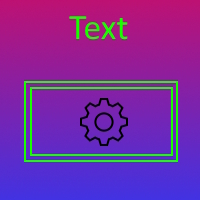
#> input picture Lesson_7/image.jpg, 200 x 200 px
$ python image_processor.py
#> lines starting #> are read from the running program, lines starting #| are printed output that depends on the picture; long printed decimals are rounded
import numpy as np
from PIL import Image
from functools import partial
from itertools import groupby
from operator import itemgetter
from pathlib import Path


def load_image(path):
    return np.array(Image.open(path))
#> returned value is the input picture: shape (200, 200, 3); mean R, G, B 120.9, 45.3, 158.8

def save_image(arr, path):
    Image.fromarray(arr.astype(np.uint8)).save(path)

def to_grayscale_lambda(img):
    if len(img.shape) == 3:
        # Лямбда-функция для преобразования RGB в серый
        rgb_to_gray = lambda r, g, b: 0.299 * r + 0.587 * g + 0.114 * b
        # Применяем функцию к каждому пикселю
        gray = np.array([
            [rgb_to_gray(pixel[0], pixel[1], pixel[2]) for pixel in row]
            for row in img
        ], dtype=np.uint8)
        return gray
    return img


# -------------------------- Итераторы обхода --------------------------

# Последовательный обход строк
def linear_iterator(height, width):
    return ((i, j) for i in range(height) for j in range(width))

# Обход по спирали из центра изображения
def spiral_iterator(height, width):

    center_i, center_j = height // 2, width // 2

    def get_spiral_coords():
        yield center_i, center_j

        for layer in range(1, max(height, width)):
            # Верхняя
            i = center_i - layer
            for j in range(center_j - layer, center_j + layer + 1):
                if 0 <= i < height and 0 <= j < width:
                    yield i, j

            # Правая
            j = center_j + layer
            for i in range(center_i - layer + 1, center_i + layer + 1):
                if 0 <= i < height and 0 <= j < width:
                    yield i, j

            # Нижняя
            i = center_i + layer
            for j in range(center_j + layer - 1, center_j - layer - 1, -1):
                if 0 <= i < height and 0 <= j < width:
                    yield i, j

            # Левая
            j = center_j - layer
            for i in range(center_i + layer - 1, center_i - layer, -1):
                if 0 <= i < height and 0 <= j < width:
                    yield i, j

    return get_spiral_coords()

# Диагональный обход с чередованием направления
def zigzag_iterator(height, width):
    def get_zigzag_coords():
        for diagonal in range(height + width - 1):
            if diagonal % 2 == 0:
                # Четные диагонали - идем вверх
                for i in range(min(diagonal, height - 1), max(0, diagonal - width + 1) - 1, -1):
                    j = diagonal - i
                    if 0 <= j < width:
                        yield i, j
            else:
                # Нечетные диагонали - идем вниз
                for i in range(max(0, diagonal - width + 1), min(diagonal + 1, height)):
                    j = diagonal - i
                    if 0 <= j < width:
                        yield i, j

    return get_zigzag_coords()

# Кривая Пеано
def peano_iterator(height, width):

    def peano_curve(x, y, size, orientation):
        if size == 1:
            if 0 <= x < height and 0 <= y < width:
                yield x, y
            return

        third = size // 3

        if third == 0:
            if 0 <= x < height and 0 <= y < width:
                yield x, y
            return

        if orientation == 0:
            # Нормальная ориентация
            yield from peano_curve(x, y, third, 1)
            yield from peano_curve(x, y + third, third, 0)
            yield from peano_curve(x, y + 2*third, third, 0)
            yield from peano_curve(x + third, y + 2*third, third, 2)
            yield from peano_curve(x + third, y + third, third, 0)
            yield from peano_curve(x + third, y, third, 2)
            yield from peano_curve(x + 2*third, y, third, 2)
            yield from peano_curve(x + 2*third, y + third, third, 1)
            yield from peano_curve(x + 2*third, y + 2*third, third, 0)
        elif orientation == 1:
            # 90 градусов
            yield from peano_curve(x, y + 2*third, third, 0)
            yield from peano_curve(x, y + third, third, 1)
            yield from peano_curve(x, y, third, 1)
            yield from peano_curve(x + third, y, third, 3)
            yield from peano_curve(x + third, y + third, third, 1)
            yield from peano_curve(x + third, y + 2*third, third, 3)
            yield from peano_curve(x + 2*third, y + 2*third, third, 3)
            yield from peano_curve(x + 2*third, y + third, third, 0)
            yield from peano_curve(x + 2*third, y, third, 1)
        elif orientation == 2:
            # 180 градусов
            yield from peano_curve(x + 2*third, y + 2*third, third, 3)
            yield from peano_curve(x + 2*third, y + third, third, 2)
            yield from peano_curve(x + 2*third, y, third, 2)
            yield from peano_curve(x + third, y, third, 0)
            yield from peano_curve(x + third, y + third, third, 2)
            yield from peano_curve(x + third, y + 2*third, third, 0)
            yield from peano_curve(x, y + 2*third, third, 0)
            yield from peano_curve(x, y + third, third, 1)
            yield from peano_curve(x, y, third, 2)
        elif orientation == 3:
            # 270 градусов
            yield from peano_curve(x + 2*third, y, third, 2)
            yield from peano_curve(x + 2*third, y + third, third, 3)
            yield from peano_curve(x + 2*third, y + 2*third, third, 3)
            yield from peano_curve(x + third, y + 2*third, third, 1)
            yield from peano_curve(x + third, y + third, third, 3)
            yield from peano_curve(x + third, y, third, 1)
            yield from peano_curve(x, y, third, 1)
            yield from peano_curve(x, y + third, third, 0)
            yield from peano_curve(x, y + 2*third, third, 3)

    size = 1
    while size < max(height, width):
        size *= 3

    return peano_curve(0, 0, size, 0)

def apply_iterator(img, iterator_func):
    height, width = img.shape[:2]
    coords = list(iterator_func(height, width))

    if len(img.shape) == 3:
        values = [tuple(img[i, j]) for i, j in coords]
    else:
        values = [img[i, j] for i, j in coords]

    return values, coords


# -------------------------- Свёрточные операторы --------------------------

# ---------- Ядра - ленивые фабрики ----------

def create_kernel_2d(kernel_func):
    """Возвращает фабрику ядра"""
    return kernel_func

def average_filter_2d(size):
    """Ленивая фабрика: ядро создается только при вызове make_kernel()"""
    def make_kernel():
        return np.ones((size, size)) / (size * size)
    return make_kernel

def _gaussian_rows(size, sigma):
    """Ленивый генератор строк ядра Гаусса"""
    half = size // 2

    def gaussian(x, y):
        return np.exp(-(x**2 + y**2) / (2 * sigma**2))

    for i in range(size):
        yield np.array([gaussian(i - half, j - half) for j in range(size)])

def gaussian_filter_2d(size, sigma):
    """Ленивая фабрика: строки генерируются лениво, ядро собирается при вызове"""
    def make_kernel():
        kernel = np.array(list(_gaussian_rows(size, sigma)))
        return kernel / kernel.sum()
    return make_kernel


# ---------- Ленивый итератор координат ----------

def linear_iterator(height, width):
    """Ленивый генератор координат пикселей"""
    for i in range(height):
        for j in range(width):
            yield i, j


# ---------- Ленивая свертка ----------

def lazy_convolve_pixels(img, kernel, iterator_func):
    """
    Ленивый генератор, выдает (i, j, value) по мере обхода
    Ничего не вычисляется, не начнётся итерирование
    """
    kernel_size = kernel.shape[0]
    half = kernel_size // 2
    height, width = img.shape[:2]
    is_color = img.ndim == 3
    channels = img.shape[2] if is_color else 1

    if is_color:
        padded = [np.pad(img[:, :, c], half, mode='constant') for c in range(channels)]
    else:
        padded = [np.pad(img, half, mode='constant')]

    for i, j in iterator_func(height, width):
        if is_color:
            value = np.empty(channels)
            for c in range(channels):
                region = padded[c][i:i + kernel_size, j:j + kernel_size]
                value[c] = np.sum(region * kernel)
            yield i, j, value
        else:
            region = padded[0][i:i + kernel_size, j:j + kernel_size]
            yield i, j, np.sum(region * kernel)

def materialize(pixel_stream, shape, channels=None):
    """Собирает ленивый поток (i, j, value) в массив"""
    if channels is not None:
        result = np.zeros((*shape, channels))
    else:
        result = np.zeros(shape)
    for i, j, value in pixel_stream:
        result[i, j] = value
    return result

def apply_convolution(img, kernel, iterator_func):
    """Обертка над ленивой сверткой"""
    height, width = img.shape[:2]
    channels = img.shape[2] if img.ndim == 3 else None
    stream = lazy_convolve_pixels(img, kernel, iterator_func)
    return materialize(stream, (height, width), channels)


# -------------------------- Метрики --------------------------

def mse(img1, img2):
    return np.mean((img1.astype(np.float64) - img2.astype(np.float64)) ** 2)

def compare_by_iterator(img, iterator_funcs):
    results = {}

    for name, iterator_func in iterator_funcs.items():
        values, coords = apply_iterator(img, iterator_func)
        results[name] = values

    comparisons = {}
    names = list(results.keys())

    for i in range(len(names)):
        for j in range(i + 1, len(names)):
            v1 = np.array(results[names[i]])
            v2 = np.array(results[names[j]])
            if v1.shape == v2.shape:
                comparisons[f"{names[i]}-{names[j]}"] = mse(v1, v2)

    return comparisons


if __name__ == "__main__":
    image_path = Path(__file__).resolve().parent / "image.jpg"
    output_path = "Lesson_7/output_grayscale.jpg"
    img = load_image(image_path)
    print(f"Размер исходного изображения: {img.shape}")
#| Размер исходного изображения: (200, 200, 3)


    # Задание 2: Конвертация в оттенки серого
    print("\n2: Конвертация в оттенки серого")
    gray_img = to_grayscale_lambda(img)
#> in to_grayscale_lambda, `gray = np.array([ [rgb_to_gray(pixel[0], pixel[1], pixel[2]) for pixel..`:
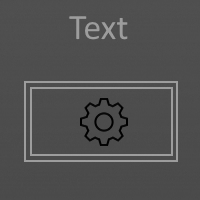
#> gray: shape (200, 200); min 0, max 158, mean 80.3
    save_image(gray_img, output_path)
    print(f"Изображение сохранено в {output_path}")


    # Задание 1: Итераторы обхода
    print("\n1: Итераторы обхода")
    iterators = {
        "linear": linear_iterator,
        "spiral": spiral_iterator,
        "zigzag": zigzag_iterator,
        "peano": peano_iterator
    }
    for name, iterator_func in iterators.items():
        values, coords = apply_iterator(gray_img, iterator_func)
        print(f"{name}: {len(values)} пикселей")
#> this loop made 4 passes
#| linear: 40000 пикселей
#| spiral: 40000 пикселей
#| zigzag: 40000 пикселей
#| peano: 40000 пикселей


    # Задание 3: Сверточные операторы
    print("\n3: Сверточные операторы")

    # Усреднение 3x3
    avg_kernel = average_filter_2d(3)()
    avg_filter = partial(apply_convolution, kernel=avg_kernel, iterator_func=linear_iterator)
    filtered_avg = avg_filter(img)
#> in apply_convolution, `return materialize(stream, (height, width), channels)`:
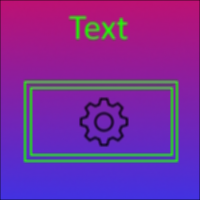
#> returned value: shape (200, 200, 3) float64; mean of channels 0, 1, 2 120.1, 45, 157.7; drawn as R, G, B
    save_image(filtered_avg, "Lesson_7/output_average.jpg")

    # Гаусс 5x5
    gauss_kernel = gaussian_filter_2d(5, 1.0)()
    gauss_filter = partial(apply_convolution, kernel=gauss_kernel, iterator_func=linear_iterator)
    filtered_gauss = gauss_filter(img)
    save_image(filtered_gauss, "Lesson_7/output_gaussian.jpg")


    # Задание 4: Сравнение результатов
    print("\n4: Сравнение результатов")
    kernel = gaussian_filter_2d(3, 0.8)()
    filtered_results = {}
    for name, iterator_func in iterators.items():
        filtered = apply_convolution(gray_img, kernel, iterator_func)
        filtered_results[name] = filtered
        print(f"{name}: MSE = {mse(gray_img, filtered):.6f}")
#> after the loop, filtered_results = 4 items

    # Сравнение между итераторами
    comparisons = compare_by_iterator(gray_img, iterators)
#> in compare_by_iterator, `names = list(results.keys())`: names = ['linear', 'spiral', 'zigzag', 'peano']
#> the loop in compare_by_iterator, `for i in range(len(names)):` made 4 passes
#> after the loop in compare_by_iterator, `for i in range(len(names)):`: comparisons = {'linear-spiral': 790.7, 'linear-zigzag': 758.4, 'linear-peano': 749.2, 'spiral-zigzag': 768.2, 'spiral-peano': 772.6, 'zigzag-peano': 770.8}
    print("\nСравнение итераторов:")
    for pair, error in comparisons.items():
        print(f"  {pair}: MSE = {error:.10f}")
#> this loop made 6 passes
#> (pair, error) on passes 1 to 6: ('linear-spiral', 790.7), ('linear-zigzag', 758.4), ('linear-peano', 749.2), ('spiral-zigzag', 768.2), ('spiral-peano', 772.6), ('zigzag-peano', 770.8)
#|   linear-spiral: MSE = 790.655
#|   linear-zigzag: MSE = 758.416
#|   linear-peano: MSE = 749.241
#|   spiral-zigzag: MSE = 768.162
#|   spiral-peano: MSE = 772.606
#|   zigzag-peano: MSE = 770.837
